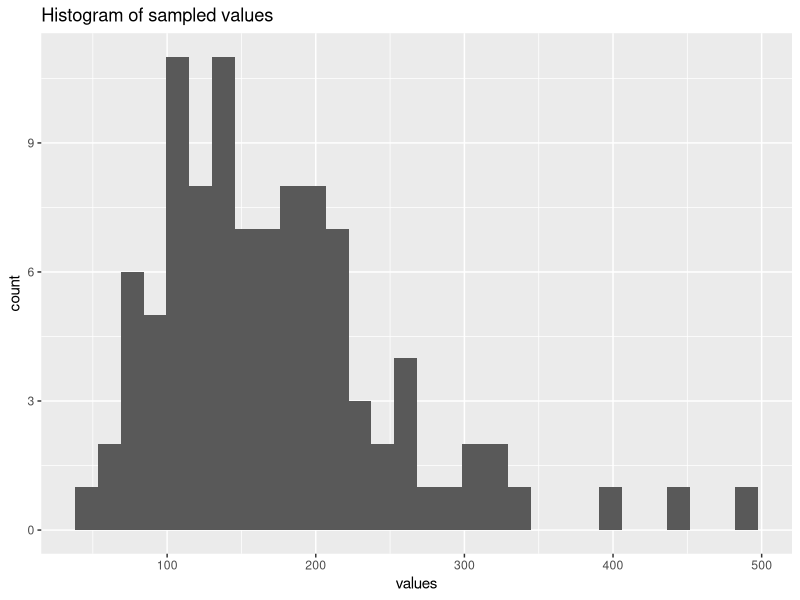
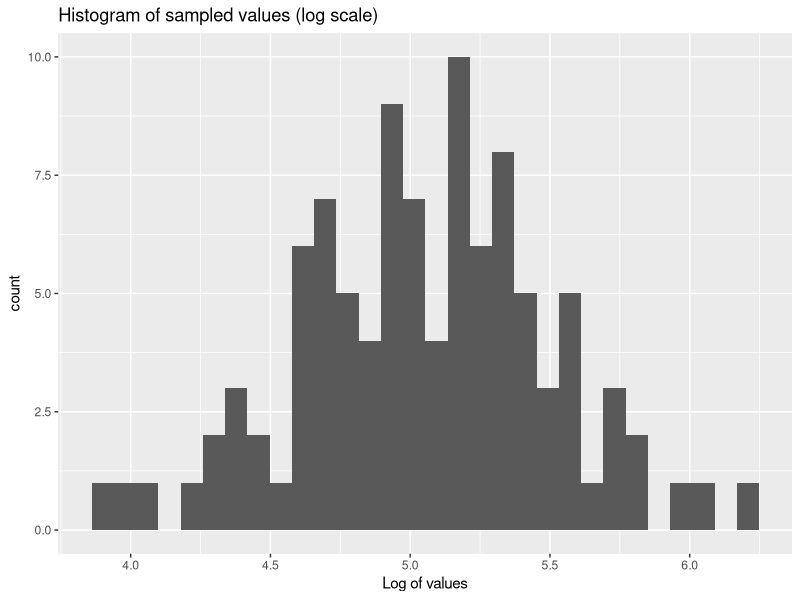
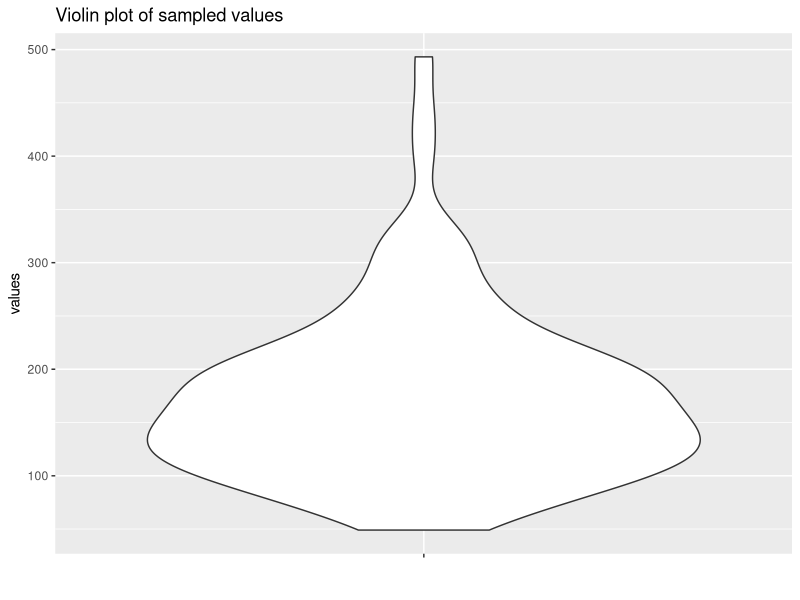
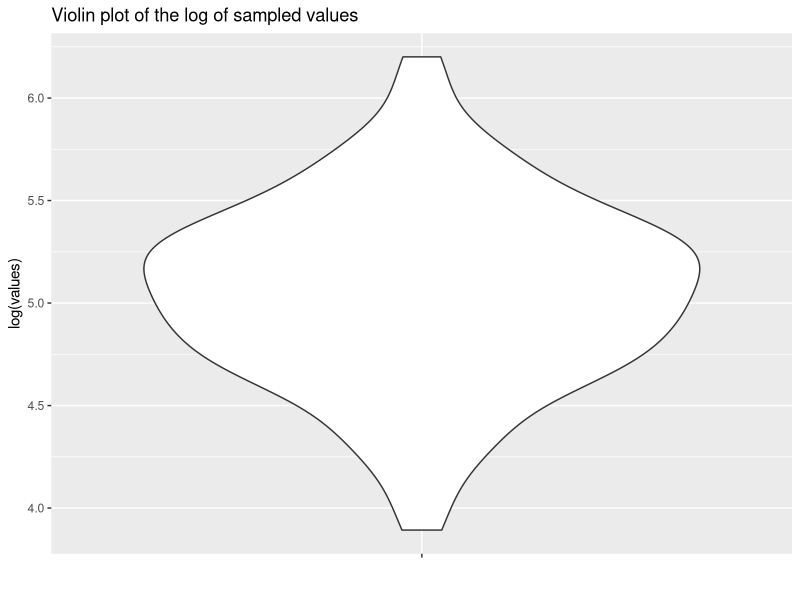

Reproduce these figures in R, in order.
## ---- chunk 1
set.seed(1) 

mu <- 5.
sigma <- 0.5

vec <- rlnorm(100, meanlog = mu, sdlog = sigma)
## ---- chunk 2
library(ggplot2)

# convert to data frame
data <- data.frame(values = vec)

# linear scale
p1 <- ggplot(data, aes(x = values)) + geom_histogram() 
p1 + ggtitle("Histogram of sampled values")

# log scale
p2 <- ggplot(data, aes(x = log(values))) + geom_histogram()
p2 + ggtitle("Histogram of sampled values (log scale)") + xlab("Log of values") 

## ---- chunk 3

# linear scale
p1 <- ggplot(data, aes(x = "", y = values)) + geom_violin() 
p1 + xlab("") + ggtitle("Violin plot of sampled values")

# log scale
p2 <- ggplot(data, aes(x = "", y = log(values))) + geom_violin() 
p2 + xlab("") + ggtitle("Violin plot of the log of sampled values")

